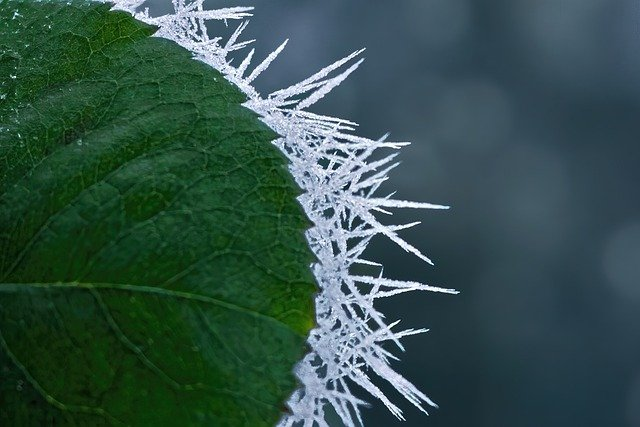
#> input picture img_sample/img2.jpg, 640 x 427 px
$ python scale_img.py
#> lines starting #> are read from the running program, lines starting #| are printed output that depends on the picture
import cv2
import numpy as np

def scale(img,x_scale,y_scale):
    h,w = img.shape[:2]
    scale_img = np.zeros([h*y_scale,w*x_scale],dtype=np.uint8)
    for i in range(h):
        for j in range(w):
            #print(scale_img[i*y_scale][j*x_scale], img[i][j])
            scale_img[i*y_scale][j*x_scale] = img[i][j]
    return scale_img

img = cv2.imread('./img_sample/img2.jpg',0)
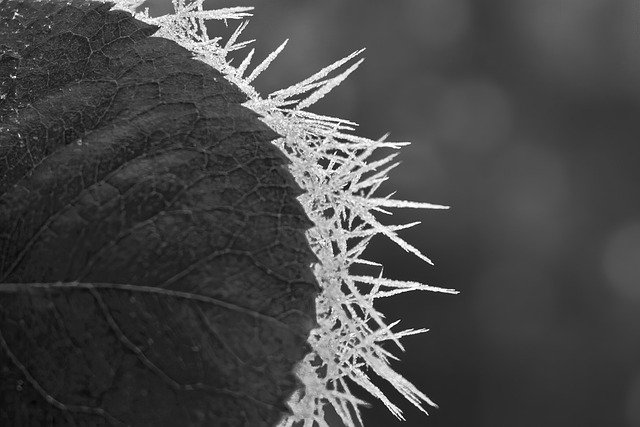
#> img: shape (427, 640); min 0, max 255, mean 71.3
scale_img = scale(img,2,2)
#> after the loop in scale, `for i in range(h):`:
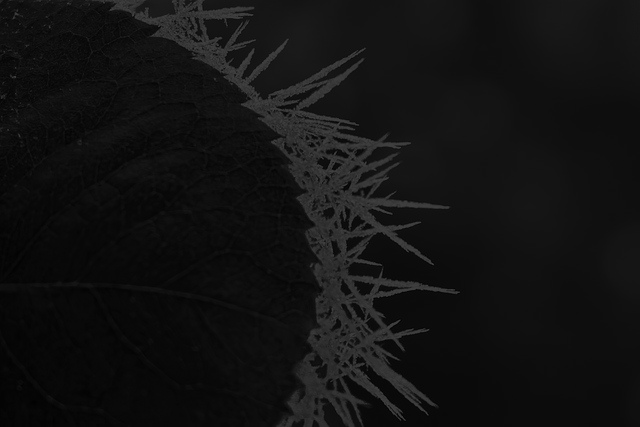
#> scale_img: shape (854, 1280) (shown at 1/2 size); min 0, max 255, mean 17.8

cv2.imwrite('./processed_img/img2_scale.jpg',scale_img)
cv2.imshow('img',scale_img)
cv2.waitKey(0)
cv2.destroyAllWindows(0)

$ run again, with img_sample/img1.jpg copied over img_sample/img2.jpg
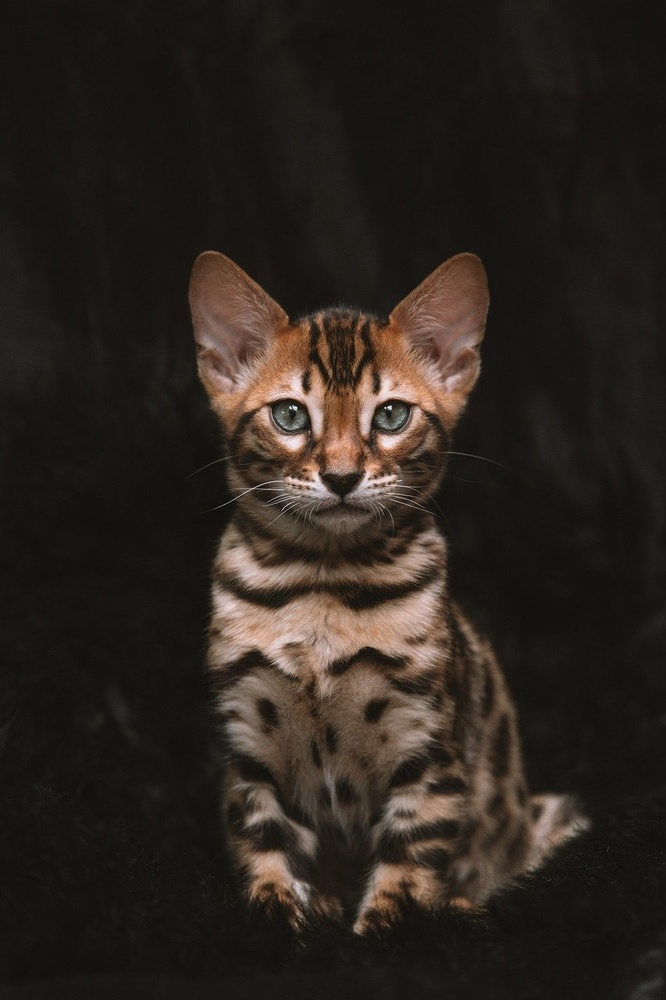
#> input picture img_sample/img1.jpg, 666 x 1000 px, shrunk from 853 x 1280 before the run
#> `img = cv2.imread('./img_sample/img2.jpg',0)`:
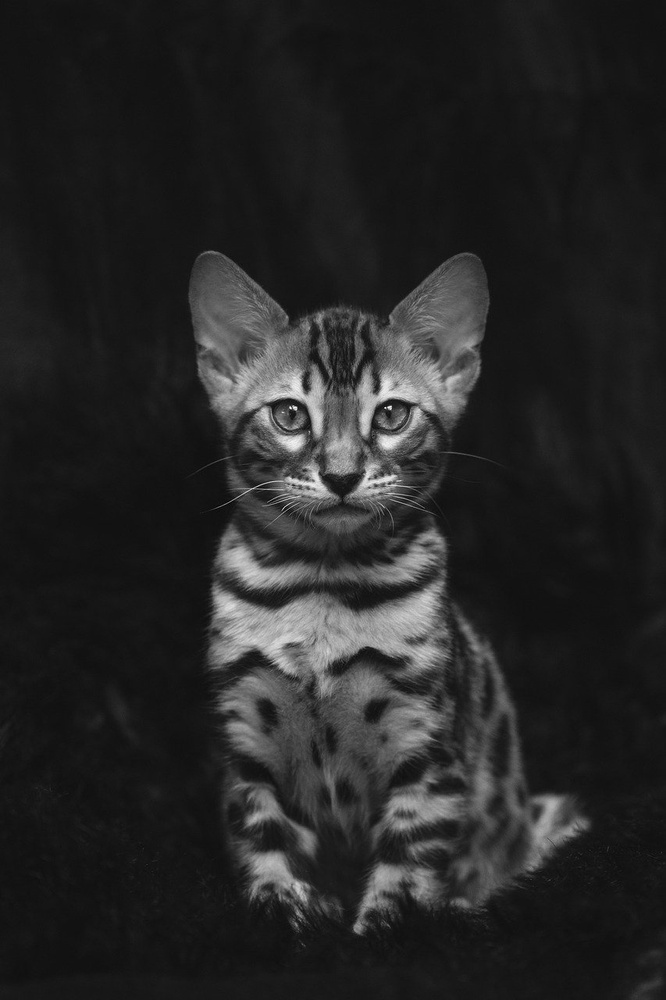
#> img: shape (1000, 666); min 0, max 255, mean 38.3
#> after the loop in scale, `for i in range(h):`:
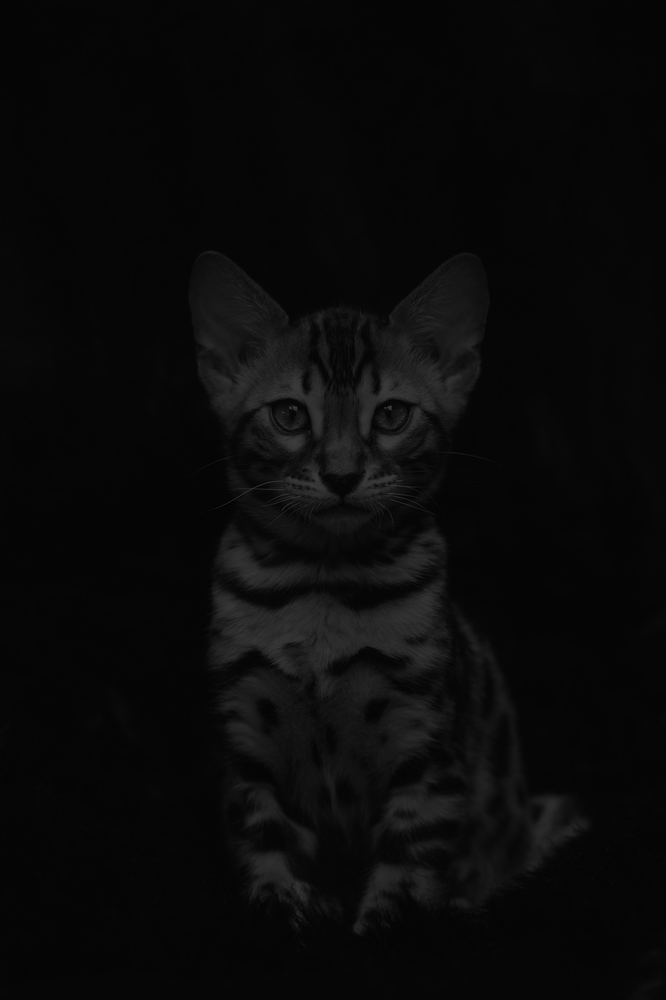
#> scale_img: shape (2000, 1332) (shown at 1/2 size); min 0, max 255, mean 9.6
